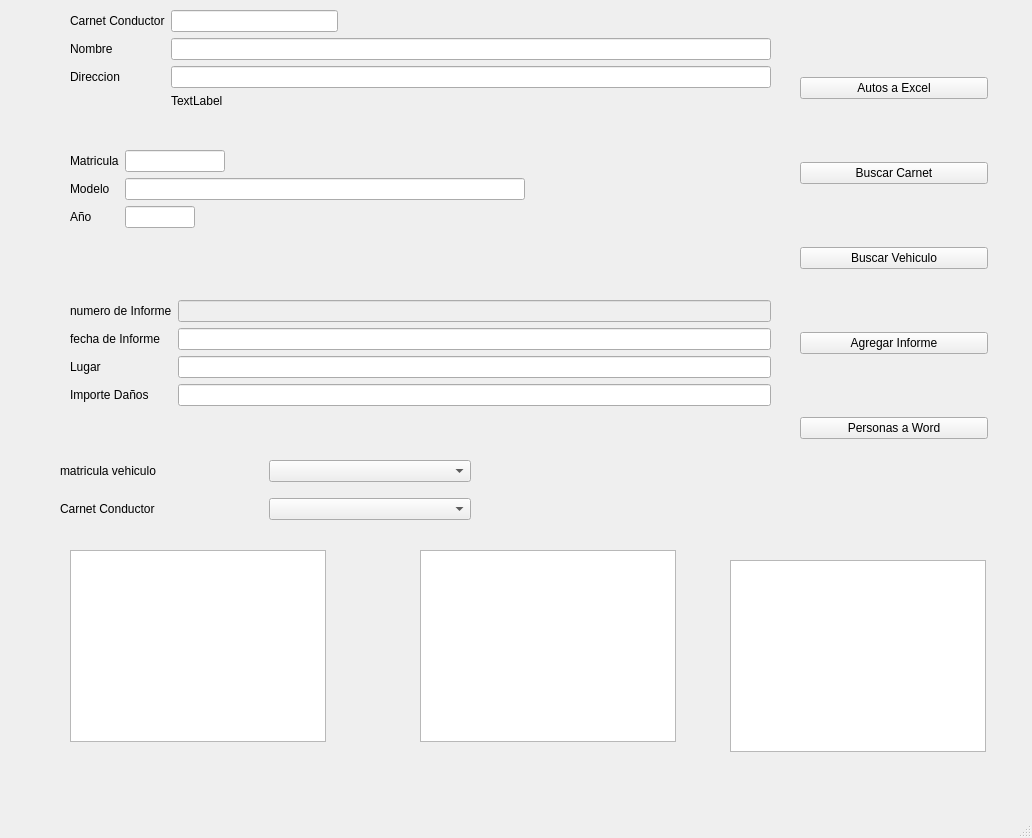
<?xml version="1.0" encoding="UTF-8"?>
<ui version="4.0">
 <class>ventanaAseguradora</class>
 <widget class="QMainWindow" name="ventanaAseguradora">
  <property name="geometry">
   <rect>
    <x>0</x>
    <y>0</y>
    <width>1032</width>
    <height>838</height>
   </rect>
  </property>
  <property name="windowTitle">
   <string>Ventana Aseguradora</string>
  </property>
  <widget class="QWidget" name="centralwidget">
   <widget class="QWidget" name="formLayoutWidget">
    <property name="geometry">
     <rect>
      <x>70</x>
      <y>10</y>
      <width>701</width>
      <height>128</height>
     </rect>
    </property>
    <layout class="QFormLayout" name="formLayout">
     <item row="0" column="0">
      <widget class="QLabel" name="label_4">
       <property name="text">
        <string>Carnet Conductor</string>
       </property>
      </widget>
     </item>
     <item row="0" column="1">
      <widget class="QLineEdit" name="txtCarnetPersona">
       <property name="maximumSize">
        <size>
         <width>167</width>
         <height>16777215</height>
        </size>
       </property>
      </widget>
     </item>
     <item row="2" column="0">
      <widget class="QLabel" name="label_11">
       <property name="text">
        <string>Nombre </string>
       </property>
      </widget>
     </item>
     <item row="2" column="1">
      <widget class="QLineEdit" name="txtNombreyApellidoPersona"/>
     </item>
     <item row="3" column="0">
      <widget class="QLabel" name="label_12">
       <property name="text">
        <string>Direccion</string>
       </property>
      </widget>
     </item>
     <item row="3" column="1">
      <widget class="QLineEdit" name="txtDireccionpersona"/>
     </item>
     <item row="4" column="0">
      <widget class="QLabel" name="lblIDPERSONA">
       <property name="enabled">
        <bool>false</bool>
       </property>
       <property name="text">
        <string/>
       </property>
      </widget>
     </item>
     <item row="4" column="1">
      <widget class="QLabel" name="lblautosdepersona">
       <property name="text">
        <string>TextLabel</string>
       </property>
      </widget>
     </item>
    </layout>
   </widget>
   <widget class="QWidget" name="formLayoutWidget_2">
    <property name="geometry">
     <rect>
      <x>70</x>
      <y>300</y>
      <width>701</width>
      <height>131</height>
     </rect>
    </property>
    <layout class="QFormLayout" name="formLayout_2">
     <item row="0" column="0">
      <widget class="QLabel" name="label_5">
       <property name="text">
        <string>numero de Informe</string>
       </property>
      </widget>
     </item>
     <item row="0" column="1">
      <widget class="QLineEdit" name="txtnroInforme">
       <property name="enabled">
        <bool>false</bool>
       </property>
      </widget>
     </item>
     <item row="1" column="0">
      <widget class="QLabel" name="label_6">
       <property name="text">
        <string>fecha de Informe</string>
       </property>
      </widget>
     </item>
     <item row="1" column="1">
      <widget class="QLineEdit" name="txtFechaInforme"/>
     </item>
     <item row="2" column="0">
      <widget class="QLabel" name="label_7">
       <property name="text">
        <string>Lugar</string>
       </property>
      </widget>
     </item>
     <item row="2" column="1">
      <widget class="QLineEdit" name="txtLugarInforme"/>
     </item>
     <item row="3" column="0">
      <widget class="QLabel" name="label_8">
       <property name="text">
        <string>Importe Daños</string>
       </property>
      </widget>
     </item>
     <item row="3" column="1">
      <widget class="QLineEdit" name="txtImporteDanios"/>
     </item>
    </layout>
   </widget>
   <widget class="QWidget" name="formLayoutWidget_3">
    <property name="geometry">
     <rect>
      <x>70</x>
      <y>150</y>
      <width>701</width>
      <height>142</height>
     </rect>
    </property>
    <layout class="QFormLayout" name="formLayout_3">
     <item row="0" column="0">
      <widget class="QLabel" name="label">
       <property name="text">
        <string>Matricula</string>
       </property>
      </widget>
     </item>
     <item row="1" column="0">
      <widget class="QLabel" name="label_2">
       <property name="text">
        <string>Modelo</string>
       </property>
      </widget>
     </item>
     <item row="4" column="0">
      <widget class="QLabel" name="label_3">
       <property name="text">
        <string>Año</string>
       </property>
      </widget>
     </item>
     <item row="1" column="1">
      <widget class="QLineEdit" name="txtModelo">
       <property name="sizePolicy">
        <sizepolicy hsizetype="Minimum" vsizetype="Minimum">
         <horstretch>0</horstretch>
         <verstretch>0</verstretch>
        </sizepolicy>
       </property>
       <property name="maximumSize">
        <size>
         <width>400</width>
         <height>16777215</height>
        </size>
       </property>
      </widget>
     </item>
     <item row="4" column="1">
      <widget class="QLineEdit" name="txtAnio">
       <property name="maximumSize">
        <size>
         <width>70</width>
         <height>16777215</height>
        </size>
       </property>
       <property name="text">
        <string/>
       </property>
      </widget>
     </item>
     <item row="6" column="1">
      <widget class="QLabel" name="lblDisplay">
       <property name="text">
        <string/>
       </property>
      </widget>
     </item>
     <item row="0" column="1">
      <widget class="QLineEdit" name="txtMatricula">
       <property name="sizePolicy">
        <sizepolicy hsizetype="Minimum" vsizetype="Minimum">
         <horstretch>0</horstretch>
         <verstretch>0</verstretch>
        </sizepolicy>
       </property>
       <property name="maximumSize">
        <size>
         <width>100</width>
         <height>16777215</height>
        </size>
       </property>
       <property name="text">
        <string/>
       </property>
      </widget>
     </item>
    </layout>
   </widget>
   <widget class="QWidget" name="verticalLayoutWidget">
    <property name="geometry">
     <rect>
      <x>800</x>
      <y>20</y>
      <width>188</width>
      <height>481</height>
     </rect>
    </property>
    <layout class="QVBoxLayout" name="verticalLayout">
     <item>
      <widget class="QPushButton" name="btnExcel">
       <property name="text">
        <string>Autos a Excel</string>
       </property>
      </widget>
     </item>
     <item>
      <widget class="QPushButton" name="btnBuscarPersona">
       <property name="text">
        <string>Buscar Carnet</string>
       </property>
      </widget>
     </item>
     <item>
      <widget class="QPushButton" name="btnBuscarVehiculo">
       <property name="text">
        <string>Buscar Vehiculo</string>
       </property>
      </widget>
     </item>
     <item>
      <widget class="QPushButton" name="btnAgregarInforme">
       <property name="text">
        <string>Agregar Informe</string>
       </property>
      </widget>
     </item>
     <item>
      <widget class="QPushButton" name="btnPersonasaWord">
       <property name="text">
        <string>Personas a Word</string>
       </property>
      </widget>
     </item>
    </layout>
   </widget>
   <widget class="QWidget" name="gridLayoutWidget_2">
    <property name="geometry">
     <rect>
      <x>60</x>
      <y>450</y>
      <width>411</width>
      <height>80</height>
     </rect>
    </property>
    <layout class="QGridLayout" name="gridLayout_2">
     <item row="0" column="1">
      <widget class="QComboBox" name="comboBoxVehiculo"/>
     </item>
     <item row="2" column="0">
      <widget class="QLabel" name="label_10">
       <property name="text">
        <string>Carnet Conductor</string>
       </property>
      </widget>
     </item>
     <item row="2" column="1">
      <widget class="QComboBox" name="comboBoxCarnet"/>
     </item>
     <item row="0" column="0">
      <widget class="QLabel" name="label_9">
       <property name="text">
        <string>matricula vehiculo</string>
       </property>
      </widget>
     </item>
    </layout>
   </widget>
   <widget class="QListView" name="listView">
    <property name="geometry">
     <rect>
      <x>70</x>
      <y>550</y>
      <width>256</width>
      <height>192</height>
     </rect>
    </property>
   </widget>
   <widget class="QTableView" name="tableView">
    <property name="geometry">
     <rect>
      <x>420</x>
      <y>550</y>
      <width>256</width>
      <height>192</height>
     </rect>
    </property>
   </widget>
   <widget class="QColumnView" name="columnView">
    <property name="geometry">
     <rect>
      <x>730</x>
      <y>560</y>
      <width>256</width>
      <height>192</height>
     </rect>
    </property>
   </widget>
  </widget>
  <widget class="QMenuBar" name="menubar">
   <property name="geometry">
    <rect>
     <x>0</x>
     <y>0</y>
     <width>1032</width>
     <height>26</height>
    </rect>
   </property>
  </widget>
  <widget class="QStatusBar" name="statusbar"/>
 </widget>
 <resources/>
 <connections/>
</ui>
